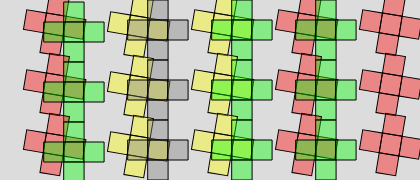
Frame 1 (no input)
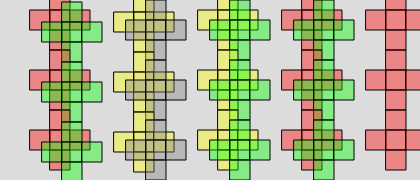
Frame 60 (no input)
Frame 120 (the mouse pressed at the canvas centre since frame 60): identical to frame 60, image omitted

The p5.js sketch that drew these frames (run headless with seeded random() and noise() and a simulated clock; from frame 60 on, the mouse is pressed at the canvas centre):

// p5.js sketch
// ── sketch.js
function setup() {
  createCanvas(420, 180);
  create_ui();
  // frameRate(1);
  console.log('sin(PI * 0/60)',  sin(PI * 0/60))
  console.log('sin(PI * 30/60)',  sin(PI * 30/60))
  console.log('sin(PI * 60/60)',  sin(PI * 60/60))
  console.log('sin(PI * 1)',  sin(PI * 1))
  console.log('sin(PI * 90/60)',  sin(PI * 90/60))
}
let a_sin;
function draw() {
  // at frameCount==30 --> 1.0
  // at frameCount==90 --> -1.0
  a_sin = sin(PI * frameCount/60);
  background(220);
  draw_row();
  translate(0, 60);
  draw_row();
  translate(0, 60);
  draw_row();
  update_ui()
}

function draw_row() {
  draw_fem(0, 0, [255, 0, 0, 100]);
  draw_mon(60-18, 2, [0, 255, 0, 100]);
  draw_fem(120-18*2, 2, [255, 255, 0, 100]);
  draw_mon(180-18*3, 0, [128, 128, 128, 100]);
  draw_fem(240-18*4, 0, [255, 255, 0, 100]);
  draw_mon(300-18*5, 0, [0, 255, 0, 100]);
  draw_fem(360-18*6, 0, [255, 0, 0, 100]);
  draw_mon(420-18*7, 0, [0, 255, 0, 100]);
  draw_fem(480-18*8, 0, [255, 0, 0, 100]);
}

function draw_fem(xpos, ypos, acolor) {
  push();
  translate(xpos + 30, ypos - 10)
  rotate( PI * a_sin);
  fill(acolor);
  draw_core();
  pop();
}

function draw_mon(xpos, ypos, acolor) {
  xpos += a_sin * 40;
  fill(acolor);
  translate(xpos, ypos)
  draw_core();
  translate(-xpos, -ypos)
}

function draw_core() {
  rect(20, 0, 20, 20);
  rect(0, 20, 20, 20);
  rect(20, 20, 20, 20);
  rect(40, 20, 20, 20);
  rect(20, 40, 20, 20);
}

function create_ui() {
  createSpan().id('mox');
  createSpan().id('moy');
  createSpan().id('cco');
  createP();
  createSpan().id('frc');
  createSpan().id('a_sin');
}

function update_ui() {
  select('#mox').html('[mouseX=' + mouseX + '] ')
  select('#moy').html('[mouseY=' + mouseY + '] ')
  select('#cco').html('[RGBA=' + get(mouseX, mouseY) + '] ')
  select('#frc').html('[frc='+frameCount+'] ');
  select('#a_sin').html('a_sin='+a_sin)
}

// https://editor.p5js.org/jht1493/sketches/0KfIEvd6M
// draw_fem mon matrix a_sin midba

// a duty free gift for the traveler
// theme for the Eulipions
// rahsaan roland kirk
